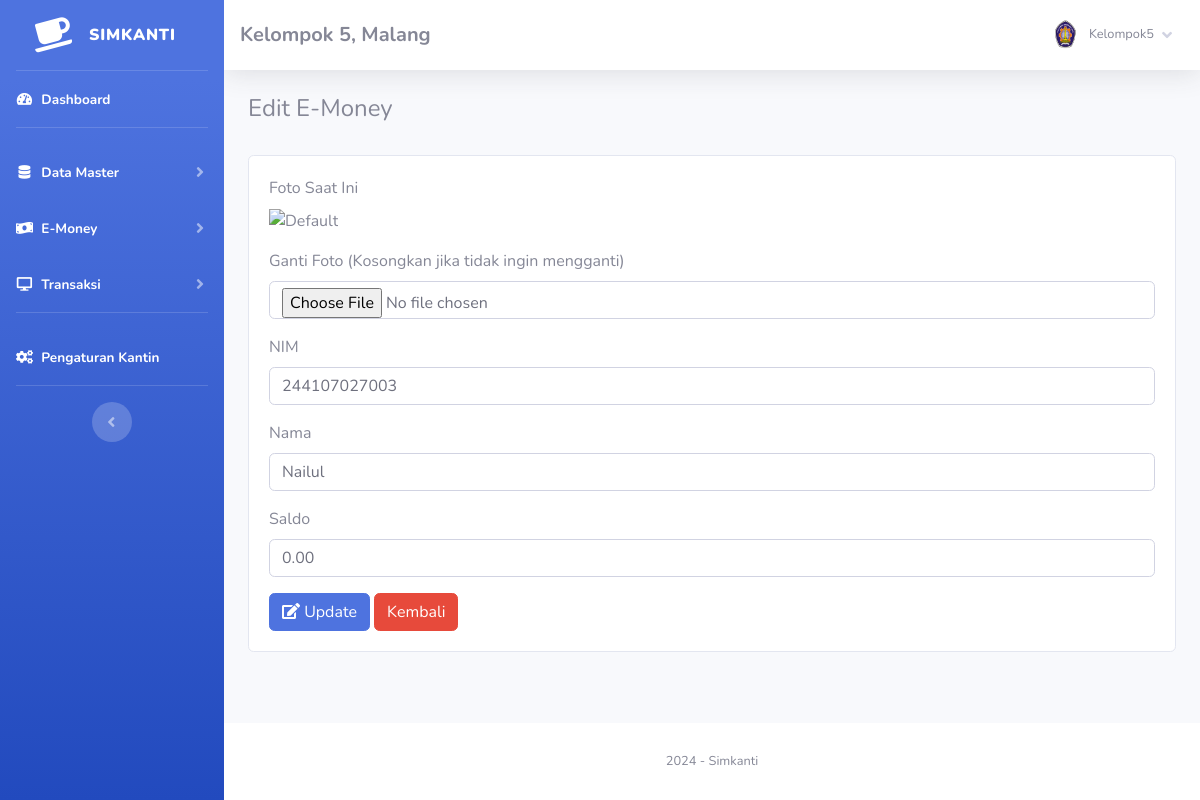
The app's page /index.php?page=emoney/edit&id=9 (signed in) with its own data.
### tables this page shows
CREATE TABLE `toko` (
  `id_toko` int NOT NULL AUTO_INCREMENT,
  `nama_toko` varchar(255) NOT NULL,
  `alamat_toko` text NOT NULL,
  `tlp` varchar(255) NOT NULL,
  `nama_pemilik` varchar(255) NOT NULL,
  PRIMARY KEY (`id_toko`)
);

CREATE TABLE `member` (
  `id_member` int NOT NULL AUTO_INCREMENT,
  `nm_member` varchar(255) NOT NULL,
  `alamat_member` text NOT NULL,
  `telepon` varchar(255) NOT NULL,
  `email` varchar(255) NOT NULL,
  `gambar` text NOT NULL,
  `NIK` text NOT NULL,
  PRIMARY KEY (`id_member`)
);

CREATE TABLE `emoney` (
  `id` int NOT NULL AUTO_INCREMENT,
  `nim` varchar(20) NOT NULL,
  `nama` varchar(100) NOT NULL,
  `foto` varchar(255) DEFAULT NULL,
  `saldo` decimal(10,2) NOT NULL,
  PRIMARY KEY (`id`)
);

### fungsi/view/view.php (called while the page is built, shortened)
<?php
class view
{
    protected $db;
    public function __construct($db)
    {
        $this->db = $db;
    }
    public function member_edit($id)
    {
        $sql = "select member.*, login.*
                from member inner join login on member.id_member = login.id_member
                where member.id_member= ?";
        $row = $this-> db -> prepare($sql);
        $row -> execute(array($id));
        $hasil = $row -> fetch();
        return $hasil;
    }
    public function toko()
    {
        $sql = "select*from toko where id_toko='1'";
        $row = $this-> db -> prepare($sql);
        $row -> execute();
        $hasil = $row -> fetch();
        return $hasil;
    }
}

### admin/module/emoney/edit/index.php (the view, shortened to what this page needs)
<?php
$id = $_GET['id'];
$sql = 'SELECT * FROM emoney WHERE id = ?';
$row = $config->prepare($sql);
$row->execute(array($id));
$data = $row->fetch();
?>
<h4>Edit E-Money</h4>
<br>
<div class="card">
    <div class="card-body">
        <form action="fungsi/edit/edit.php?emoney=edit" method="POST" enctype="multipart/form-data">
            <div class="form-group">
                <label>Foto Saat Ini</label><br>
                <?php if($data['foto']): ?>
                    <img src="assets/img/emoney/<?php echo $data['foto']; ?>" alt="Foto" style="width:100px; height:100px; object-fit:cover;">
                <?php else: ?>
                    <img src="assets/img/default-user.png" alt="Default" style="width:100px; height:100px; object-fit:cover;">
                <?php endif; ?>
            </div>
            <div class="form-group">
                <label>Ganti Foto (Kosongkan jika tidak ingin mengganti)</label>
                <input type="file" name="foto" class="form-control" accept="image/*">
            </div>
            <div class="form-group">
                <label>NIM</label>
                <input type="text" name="nim" value="<?php echo $data['nim']; ?>" class="form-control" required>
            </div>
            <div class="form-group">
                <label>Nama</label>
                <input type="text" name="nama" value="<?php echo $data['nama']; ?>" class="form-control" required>
            </div>
            <div class="form-group">
                <label>Saldo</label>
                <input type="number" name="saldo" value="<?php echo $data['saldo']; ?>" class="form-control" step="0.01" required>
            </div>
            <button type="submit" class="btn btn-primary"><i class="fa fa-edit"></i> Update</button>
            <a href="index.php?page=emoney" class="btn btn-danger">Kembali</a>
        </form>
    </div>
</div>

### admin/template/sidebar.php (shortened to what this page needs)
<?php
    $id = $_SESSION['admin']['id_member'];
    $hasil_profil = $lihat -> member_edit($id);
?>
<ul class="navbar-nav bg-gradient-primary sidebar sidebar-dark accordion" id="accordionSidebar">
    <a class="sidebar-brand d-flex align-items-center justify-content-center" href="index.php">
        <div class="sidebar-brand-icon rotate-n-15">
            <i class="fas fa-coffee"></i>
        </div>
        <div class="sidebar-brand-text mx-3"><b>Simkanti</b><sup></sup></div>
    </a>
    <hr class="sidebar-divider my-0">
    <li class="nav-item active">
        <a class="nav-link" href="index.php">
            <i class="fas fa-fw fa-tachometer-alt"></i>
            <span>Dashboard</span></a>
    </li>
    <hr class="sidebar-divider">
    <li class="nav-item active">
        <a class="nav-link collapsed" href="#" data-toggle="collapse" data-target="#collapseTwo" aria-expanded="true"
            aria-controls="collapseTwo">
            <i class="fas fa-fw fa-database"></i>
            <span>Data Master</span>
        </a>
    </li>
    <li class="nav-item active">
        <a class="nav-link collapsed" href="#" data-toggle="collapse" data-target="#collapseee" aria-expanded="true"
            aria-controls="collapseTwo">
            <i class="fas fa-fw fa-money-bill-wave"></i>
            <span>E-Money</span>
        </a>
    </li>
    <li class="nav-item active">
        <a class="nav-link collapsed" href="#" data-toggle="collapse" data-target="#collapse3" aria-expanded="true"
            aria-controls="collapse3">
            <i class="fas fa-fw fa-desktop"></i>
            <span>Transaksi</span>
        </a>
    </li>
    <hr class="sidebar-divider">
    <li class="nav-item active">
        <a class="nav-link" href="index.php?page=pengaturan">
            <i class="fas fa-fw fa-cogs"></i>
            <span>Pengaturan Kantin</span></a>
    </li>
    <hr class="sidebar-divider d-none d-md-block">
    <div class="text-center d-none d-md-inline">
        <button class="rounded-circle border-0" id="sidebarToggle"></button>
    </div>
</ul>
<div id="content-wrapper" class="d-flex flex-column">
    <div id="content">
        <nav class="navbar navbar-expand navbar-light bg-white topbar mb-4 static-top shadow">
            <h5 class="d-lg-block d-none mt-2"><b><?php echo $toko['nama_toko'];?>, <?php echo $toko['alamat_toko'];?></b></h5>
            <ul class="navbar-nav ml-auto">
                <li class="nav-item dropdown no-arrow">
                    <a class="nav-link dropdown-toggle" href="#" id="userDropdown" role="button" data-toggle="dropdown"
                        aria-haspopup="true" aria-expanded="false">
                        <img class="img-profile rounded-circle"
                            src="assets/img/user/<?php echo $hasil_profil['gambar'];?>">
                        <span
                            class="mr-2 d-none d-lg-inline text-gray-600 small ml-2"><?php echo $hasil_profil['nm_member'];?></span>
                        <i class="fas fa-angle-down"></i>
                    </a>
                </li>
            </ul>
        </nav>
        <div class="container-fluid">

### records on screen
toko: nama_toko "Kelompok 5", alamat_toko "Malang"
emoney: nim "244107027003", nama "Nailul", saldo "0.00"

### other values on screen
$hasil_profil['nm_member'] "Kelompok5"
